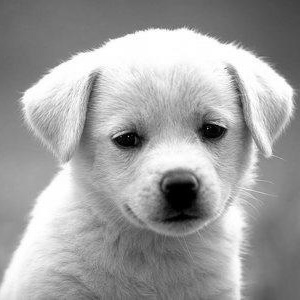
#> input picture 03:13/dog.jpg, 300 x 300 px
$ python compression.py
#> lines starting #> are read from the running program, lines starting #| are printed output that depends on the picture
import numpy as np
import matplotlib.pyplot as plt
from PIL import Image, ImageOps
image = Image.open('dog.jpg')
#> image is the input picture: PIL image 300x300 RGB; min 0, max 255, mean 160.1
image_data = np.asarray(image)
image_data = image_data[:, :, 0]


def shape(data):
    return np.array([data[10 * i:10 * (i + 1), 10 * j:10 * (j + 1)].reshape(100)
                     for i in range(30) for j in range(30)])
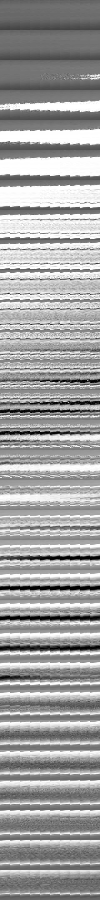
#> returned value: shape (900, 100); min 0, max 255, mean 160.1


def shape_back(data):
    new_data = np.zeros((300, 300))
    for i in range(30):
        for j in range(30):
            new_data[10 * i:10 * (i + 1), 10 * j:10 * (j + 1)
                     ] = data[30 * i + j, :].reshape(10, 10)
    return new_data


def pre_process(data):
    new_data = shape(data)
    means = np.mean(new_data, axis=1).reshape(900, 1)
#> means = 900 values, max 255 at index 135, min 0.4 at index 587, mean 160.1
    return new_data - means, means


def post_process(data, means):
    return shape_back(data + means)


processed, means = pre_process(image_data)
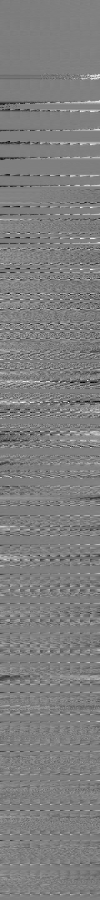
#> processed: shape (900, 100) float64; min -141.3, max 141.8, mean 0; drawn with min black and max white
U, sigma, Vt = np.linalg.svd(processed)
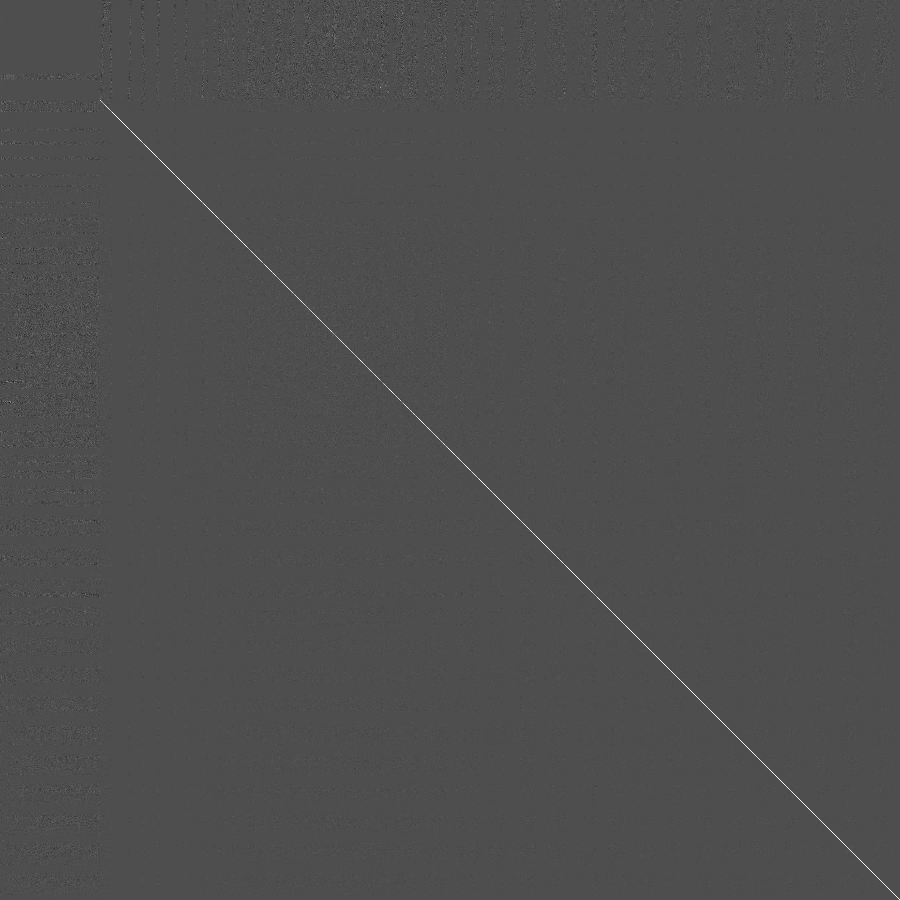
#> U: shape (900, 900) float64; min -0.443, max 1, mean 0.000843; drawn with min black and max white
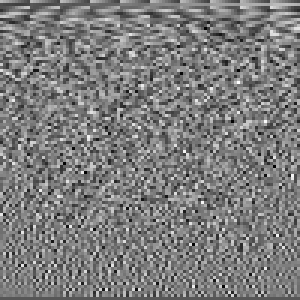
#> Vt: shape (100, 100) float64 (shown 3 times larger); min -0.327, max 0.338, mean -0.001; drawn with min black and max white
#> sigma = 100 values, max 3181 at index 0, min 1.95e-12 at index 99, mean 302.6
Sigma = np.diag(sigma)
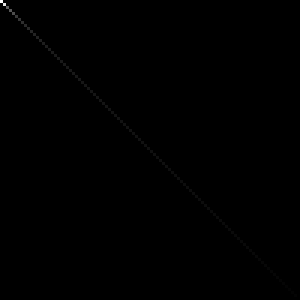
#> Sigma: shape (100, 100) float64 (shown 3 times larger); min 0, max 3181, mean 3; drawn with min black and max white
output = np.dot(np.dot(U[:, :1], Sigma[:1, :1]), Vt[:1, :])

ax = plt.gca()
ax.set_xticks([])
ax.set_yticks([])
ax.imshow(post_process(output, means), cmap='gray')
#> after the loop in shape_back, `for i in range(30):`:
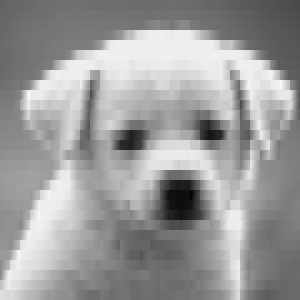
#> new_data: shape (300, 300) float64; min -16.46, max 272.4, mean 160.1; drawn with min black and max white
plt.savefig('compressed.pdf', format='pdf', bbox_inches='tight')

plt.cla()
ax.imshow(output[0].reshape(10, 10), cmap='gray')
plt.savefig('pattern.pdf', format='pdf', bbox_inches='tight')
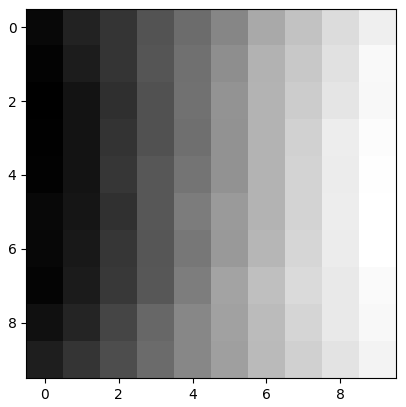
#> figure drawn by matplotlib, 1 panel
